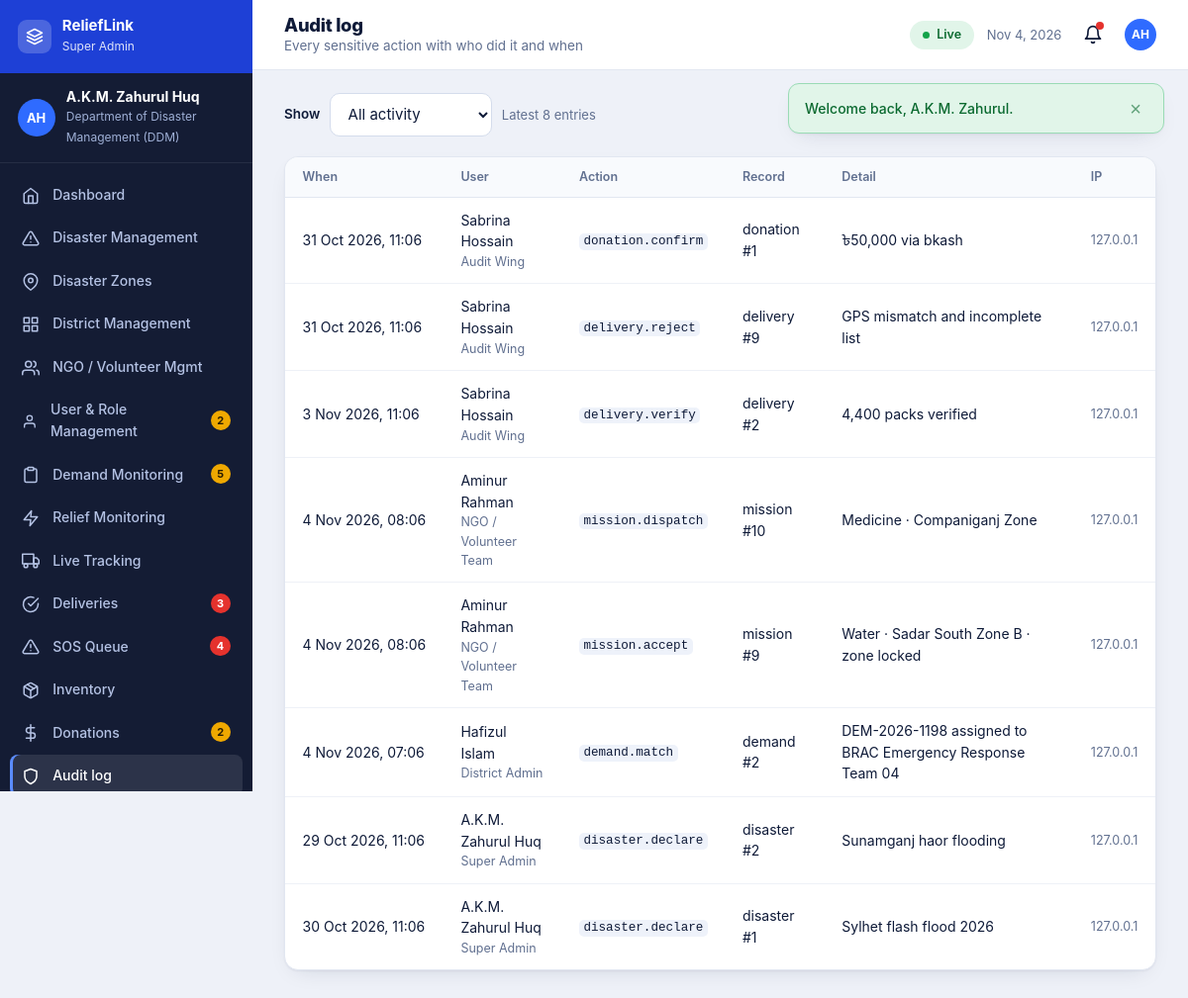
The app's page /dashboard/audit.php (signed in) with its own data.
### tables this page shows
CREATE TABLE users (
  id INT AUTO_INCREMENT PRIMARY KEY, first_name VARCHAR(60) NOT NULL, last_name VARCHAR(60) NOT NULL,
  email VARCHAR(150) NOT NULL UNIQUE, phone VARCHAR(15) NOT NULL UNIQUE, password_hash VARCHAR(255) NOT NULL,
  role ENUM('super_admin','district_admin','ngo','coordinator','audit') NOT NULL,
  district_id INT NULL, zone_id INT NULL, organization VARCHAR(150) NULL,
  status ENUM('pending','active','suspended') NOT NULL DEFAULT 'pending',
  settings TEXT NULL, last_login DATETIME NULL, created_at DATETIME NOT NULL DEFAULT CURRENT_TIMESTAMP,
  FOREIGN KEY (district_id) REFERENCES districts(id) ON DELETE SET NULL, INDEX (role, status)
);

CREATE TABLE audit_logs (
  id INT AUTO_INCREMENT PRIMARY KEY, user_id INT NULL, action VARCHAR(60) NOT NULL, entity VARCHAR(40) NOT NULL DEFAULT '', entity_id INT NULL,
  detail VARCHAR(255) NOT NULL DEFAULT '', ip VARCHAR(45) NOT NULL DEFAULT '', created_at DATETIME NOT NULL DEFAULT CURRENT_TIMESTAMP, INDEX (action), INDEX (created_at)
);

### includes/bootstrap.php (called while the page is built, shortened)
<?php
function base_path(): string {
    static $b = null;
    if ($b !== null) return $b;
    $root = str_replace('\\', '/', (string)realpath(__DIR__ . '/..'));
    $doc  = str_replace('\\', '/', (string)realpath($_SERVER['DOCUMENT_ROOT'] ?? ''));
    if ($doc !== '' && strpos($root, $doc) === 0) return $b = rtrim(substr($root, strlen($doc)), '/');
    $dir = str_replace('\\', '/', dirname($_SERVER['SCRIPT_NAME'] ?? ''));
    $dir = preg_replace('#/(dashboard|api)$#', '', $dir);
    return $b = rtrim($dir === '/' ? '' : $dir, '/');
}
function url(string $path = ''): string { return base_path() . '/' . ltrim($path, '/'); }
function e($v): string { return htmlspecialchars((string)$v, ENT_QUOTES | ENT_SUBSTITUTE, 'UTF-8'); }
function db(): PDO {
    static $pdo = null;
    if ($pdo) return $pdo;
    try {
        $pdo = new PDO('mysql:host=' . DB_HOST . ';dbname=' . DB_NAME . ';charset=utf8mb4', DB_USER, DB_PASS, [
            PDO::ATTR_ERRMODE => PDO::ERRMODE_EXCEPTION,
            PDO::ATTR_DEFAULT_FETCH_MODE => PDO::FETCH_ASSOC,
            PDO::ATTR_EMULATE_PREPARES => false,
        ]);
        $pdo->exec("SET time_zone = '+06:00'");
    } catch (PDOException $ex) {
        http_response_code(500);
        exit('<h1>Database connection failed</h1><p>Import <code>database/schema.sql</code> and check <code>config/config.php</code>.</p>');
    }
    return $pdo;
}
function q(string $sql, array $p = []): PDOStatement {
    $st = db()->prepare($sql);
    foreach (array_values($p) as $i => $v) {
        $st->bindValue($i + 1, $v, $v === null ? PDO::PARAM_NULL : (is_int($v) ? PDO::PARAM_INT : PDO::PARAM_STR));
    }
    $st->execute();
    return $st;
}
function rows(string $sql, array $p = []): array { return q($sql, $p)->fetchAll(); }
function row(string $sql, array $p = []): ?array { $r = q($sql, $p)->fetch(); return $r ?: null; }
function val(string $sql, array $p = []) { $r = q($sql, $p)->fetch(PDO::FETCH_NUM); return $r ? $r[0] : null; }
function csrf_token(): string {
    return $_SESSION['csrf'];
}
function user(): ?array {
    static $u = false;
    if ($u !== false) return $u;
    $u = null;
    if (!empty($_SESSION['uid'])) {
        $u = row('SELECT u.*, d.name AS district_name FROM users u LEFT JOIN districts d ON d.id=u.district_id WHERE u.id=?', [(int)$_SESSION['uid']]);
    }
    return $u;
}
function require_role(array $roles): array {
    $u = user();
    return $u;
}
function user_settings(?string $json): array {
    $d = ['alert_sos' => 1, 'alert_mission' => 1, 'alert_demand' => 1, 'alert_system' => 1, 'email' => 1, 'sms' => 1, 'offline' => 1, 'autosync' => 1, 'datasaver' => 0];
    $j = $json ? json_decode($json, true) : null;
    return is_array($j) ? array_merge($d, array_map('intval', $j)) : $d;
}

### dashboard/audit.php (the view, shortened to what this page needs)
<?php
require __DIR__ . '/../includes/bootstrap.php';
require __DIR__ . '/../includes/layout.php';
$u = require_role(['super_admin', 'audit']);
$f = trim((string)($_GET['action'] ?? '')); $w = ''; $p = [];
$list = rows("SELECT a.*, u.first_name, u.last_name, u.role FROM audit_logs a LEFT JOIN users u ON u.id=a.user_id$w ORDER BY a.id DESC LIMIT 300", $p);
dash_head('Audit log', 'audit', 'Every sensitive action with who did it and when');
?>
<form class="toolbar" method="get"><label for="action" style="font-weight:600;font-size:13.5px">Show</label>
  <select id="action" name="action" onchange="this.form.submit()"><option value="">All activity</option></select>
  <span style="color:var(--muted);font-size:13px">Latest <?= count($list) ?> entries</span></form>
<section class="panel"><table class="tbl"><thead><tr><th>When</th><th>User</th><th>Action</th><th>Record</th><th>Detail</th><th>IP</th></tr></thead><tbody>
<?php foreach ($list as $a): ?>
  <tr><td style="white-space:nowrap"><?= e(date('j M Y, H:i', strtotime($a['created_at']))) ?></td>
    <td><?= $a['first_name'] ? e($a['first_name'] . ' ' . $a['last_name']) . '<small>' . e(ROLES[$a['role']][0]) . '</small>' : '<small>System / deleted user</small>' ?></td>
    <td><code><?= e($a['action']) ?></code></td><td><?= $a['entity'] ? e($a['entity']) . ' #' . (int)$a['entity_id'] : '—' ?></td><td><?= e($a['detail']) ?></td><td><small><?= e($a['ip']) ?></small></td></tr>
<?php endforeach; if (!$list): ?><tr><td colspan="6" class="empty">No audit entries yet.</td></tr><?php endif; ?>
</tbody></table></section>
<?php dash_foot();

### includes/layout.php (shortened to what this page needs)
<?php
function head(string $title, string $bodyClass = ''): void {
    $u = user(); $st = $u ? user_settings($u['settings'] ?? null) : [];
    echo '<!doctype html><html lang="en"><head><meta charset="utf-8"><meta name="viewport" content="width=1280">'
       . '<title>' . e($title) . ' · ' . e(APP_NAME) . '</title>'
       . '<link rel="icon">'
       . '<link rel="stylesheet" href="' . e(url('assets/css/style.css')) . '"></head>'
       . '<body class="' . e($bodyClass) . ($st && !empty($st['datasaver']) ? ' data-saver' : '') . '" data-base="' . e(base_path()) . '" data-csrf="' . e(csrf_token()) . '"'
       . ($u ? ' data-offline="' . (int)$st['offline'] . '" data-autosync="' . (int)$st['autosync'] . '" data-datasaver="' . (int)$st['datasaver'] . '" data-uid="' . (int)$u['id'] . '"' : '') . '>';
    if (!empty($_SESSION['flash'])) {
        echo '<div class="flash-wrap" role="status">';
        foreach ($_SESSION['flash'] as [$t, $m]) echo '<div class="flash ' . e($t) . '"><span>' . e($m) . '</span><button type="button" aria-label="Dismiss" data-dismiss>×</button></div>';
        echo '</div>';
    }
}
function icon(string $n): string {
    return '<svg viewBox="0 0 24 24" aria-hidden="true">' . ($p[$n] ?? $p['grid']) . '</svg>';
}
function dash_nav(string $role): array {
    $common = [['notifications', 'Notifications', 'bell'], ['profile', 'My Profile', 'user'], ['settings', 'Settings', 'sliders'], ['help', 'Help & Emergency Info', 'help']];
    $own = match ($role) {
        'super_admin' => [['index', 'Dashboard', 'home'], ['disasters', 'Disaster Management', 'alert'], ['zones', 'Disaster Zones', 'pin'], ['districts', 'District Management', 'grid'], ['ngos', 'NGO / Volunteer Mgmt', 'users'], ['users', 'User & Role Management', 'user'],
            ['demands', 'Demand Monitoring', 'clipboard'], ['missions', 'Relief Monitoring', 'zap'], ['tracking', 'Live Tracking', 'truck'], ['deliveries', 'Deliveries', 'check'], ['sos', 'SOS Queue', 'alert'], ['inventory', 'Inventory', 'box'], ['donations', 'Donations', 'dollar'], ['audit', 'Audit log', 'shield']],
        'district_admin' => [['index', 'Dashboard', 'home'], ['disasters', 'Disasters', 'alert'], ['zones', 'Disaster Zones', 'pin'], ['demands', 'Demand Management', 'clipboard'], ['ngos', 'NGO Coordination', 'users'], ['missions', 'Relief Dispatch', 'zap'], ['tracking', 'Live Tracking', 'truck'], ['sos', 'SOS Monitoring', 'alert'], ['analytics', 'District Analytics', 'chart']],
        'ngo' => [['index', 'Dashboard', 'home'], ['inventory', 'Inventory Management', 'box'], ['available', 'Available Demands', 'clipboard'], ['missions', 'My Missions', 'zap'], ['dispatch', 'Dispatch Relief', 'alert'], ['tracking', 'Live Tracking', 'pin'], ['team', 'Team Management', 'users'], ['vehicles', 'Vehicle Management', 'truck'], ['confirm', 'Delivery Confirmation', 'check']],
        'coordinator' => [['index', 'Dashboard', 'home'], ['demand-new', 'Submit Demand', 'plus'], ['demands', 'Demand History', 'clipboard'], ['missions', 'Active Missions', 'zap'], ['sos', 'Emergency SOS', 'alert'], ['confirm', 'Delivery Confirmation', 'check'], ['sync', 'Offline & Sync', 'sync']],
        default => [['index', 'Audit Dashboard', 'home'], ['deliveries', 'Pending Verification', 'clipboard'], ['history', 'Audit History', 'clock'], ['report', 'Audit Report', 'file'], ['donations', 'Donations', 'dollar'], ['audit', 'Audit log', 'shield']],
    };
    return array_merge($own, $common);
}
function district_scope(array $u, string $col): array {
    return in_array($u['role'], ['district_admin', 'coordinator'], true) && $u['district_id'] ? [" AND $col = ?", [(int)$u['district_id']]] : ['', []];
}
function dash_counts(array $u): array {
    $c = []; $r = $u['role'];
    [$dsd, $dpd] = district_scope($u, 'district_id');
    if (in_array($r, ['super_admin', 'district_admin'], true)) $c['demands'] = [(int)val("SELECT COUNT(*) FROM demands WHERE status='pending'$dsd", $dpd), 'amber'];
    if (in_array($r, ['super_admin', 'district_admin'], true)) $c['sos'] = (int)val("SELECT COUNT(*) FROM sos_requests WHERE status='new'$dsd", $dpd);
    if (in_array($r, ['super_admin', 'audit'], true)) { $c['deliveries'] = (int)val("SELECT COUNT(*) FROM deliveries WHERE status='pending'"); $c['donations'] = [(int)val("SELECT COUNT(*) FROM donations WHERE status='pending'"), 'amber']; }
    if ($r === 'super_admin') $c['users'] = [(int)val("SELECT COUNT(*) FROM users WHERE status='pending'"), 'amber'];
    $c['notifications'] = (int)val('SELECT COUNT(*) FROM notifications WHERE user_id=? AND is_read=0', [(int)$u['id']]);
    return $c;
}
function dash_head(string $title, string $active, string $sub = ''): void {
    $u = user();
    head($title, 'dash-page role-' . ($u['role'] ?? ''));
    $counts = dash_counts($u);
    $ini = mb_substr($u['first_name'], 0, 1) . mb_substr($u['last_name'], 0, 1);
    echo '<div class="dash"><aside class="side"><div class="side-head"><span class="mark">' . icon('layers') . '</span><div><b>ReliefLink</b><small>' . e(ROLES[$u['role']][0]) . '</small></div></div>'
       . '<div class="who"><span class="av">' . e($ini) . '</span><div><b>' . e($u['first_name'] . ' ' . $u['last_name']) . '</b><small>' . e($u['organization'] ?: ($u['district_name'] ?: 'National')) . '</small></div></div><nav aria-label="Dashboard">';
    foreach (dash_nav($u['role']) as [$k, $label, $ic]) {
        $n = $counts[$k] ?? 0; $tone = 'red'; if (is_array($n)) { [$n, $tone] = $n; }
        echo '<a href="' . e(url('dashboard/' . ($k === 'index' ? '' : $k . '.php'))) . '"' . ($active === $k ? ' class="on" aria-current="page"' : '') . '><span class="ni">' . icon($ic) . '</span>' . e($label)
           . ($n ? '<em class="' . $tone . '">' . $n . '</em>' : '') . ($k === 'sync' ? '<em class="amber" data-sync-badge hidden></em>' : '') . '</a>';
    }
    echo '</nav><div class="side-foot"><a href="' . e(url('')) . '">' . icon('external') . 'Public Site</a><a href="' . e(url('logout.php')) . '">' . icon('logout') . 'Sign Out</a></div></aside>'
       . '<div class="main"><header class="top"><div><h1>' . e($title) . '</h1>' . ($sub ? '<p>' . e($sub) . '</p>' : '') . '</div>'
       . '<div class="top-r"><span class="net-pill" data-net><i></i><span>Live</span></span><span class="date-pill">' . date('M j, Y') . '</span><a class="bell" href="' . e(url('dashboard/notifications.php')) . '" title="Notifications" aria-label="Notifications">' . icon('bell') . (($counts['notifications'] ?? 0) ? '<em></em>' : '') . '</a><span class="av sm">' . e($ini) . '</span></div></header><main class="content">';
}
function dash_foot(): void {
    echo '</main></div></div><script src="' . e(url('assets/js/map.js')) . '"></script><script src="' . e(url('assets/js/charts.js')) . '"></script><script src="' . e(url('assets/js/main.js')) . '"></script></body></html>';
}

### records on screen
users: role "Super Admin", ini "AH", first_name+last_name "A.K.M. Zahurul Huq", organization "Department of Disaster Management (DDM)"
audit_logs: created_at "31 Oct 2026, 11:06", user.last_name "Sabrina Hossain", user.role "Audit Wing", action "donation.confirm", entity "donation", entity "1", detail "৳50,000 via bkash", ip "127.0.0.1"
audit_logs: created_at "31 Oct 2026, 11:06", user.last_name "Sabrina Hossain", user.role "Audit Wing", action "delivery.reject", entity "delivery", entity "9", detail "GPS mismatch and incomplete list", ip "127.0.0.1"
audit_logs: created_at "3 Nov 2026, 11:06", user.last_name "Sabrina Hossain", user.role "Audit Wing", action "delivery.verify", entity "delivery", entity "2", detail "4,400 packs verified", ip "127.0.0.1"
audit_logs: created_at "4 Nov 2026, 08:06", user.last_name "Aminur Rahman", user.role "NGO / Volunteer Team", action "mission.dispatch", entity "mission", entity "10", detail "Medicine · Companiganj Zone", ip "127.0.0.1"
audit_logs: created_at "4 Nov 2026, 08:06", user.last_name "Aminur Rahman", user.role "NGO / Volunteer Team", action "mission.accept", entity "mission", entity "9", detail "Water · Sadar South Zone B · zone locked", ip "127.0.0.1"
audit_logs: created_at "4 Nov 2026, 07:06", user.last_name "Hafizul Islam", user.role "District Admin", action "demand.match", entity "demand", entity "2", detail "DEM-2026-1198 assigned to BRAC Emergency Response Team 04", ip "127.0.0.1"
audit_logs: created_at "29 Oct 2026, 11:06", user.last_name "A.K.M. Zahurul Huq", user.role "Super Admin", action "disaster.declare", entity "disaster", entity "2", detail "Sunamganj haor flooding", ip "127.0.0.1"
audit_logs: created_at "30 Oct 2026, 11:06", user.last_name "A.K.M. Zahurul Huq", user.role "Super Admin", action "disaster.declare", entity "disaster", entity "1", detail "Sylhet flash flood 2026", ip "127.0.0.1"

### other values on screen
$m "Welcome back, A.K.M. Zahurul."
$label "Dashboard"
$label "Disaster Management"
$label "Disaster Zones"
$label "District Management"
$label "NGO / Volunteer Mgmt"
$label "User & Role Management"
$n "2"
$label "Demand Monitoring"
$n "5"
$label "Relief Monitoring"
$label "Live Tracking"
$label "Deliveries"
$n "3"
$label "SOS Queue"
